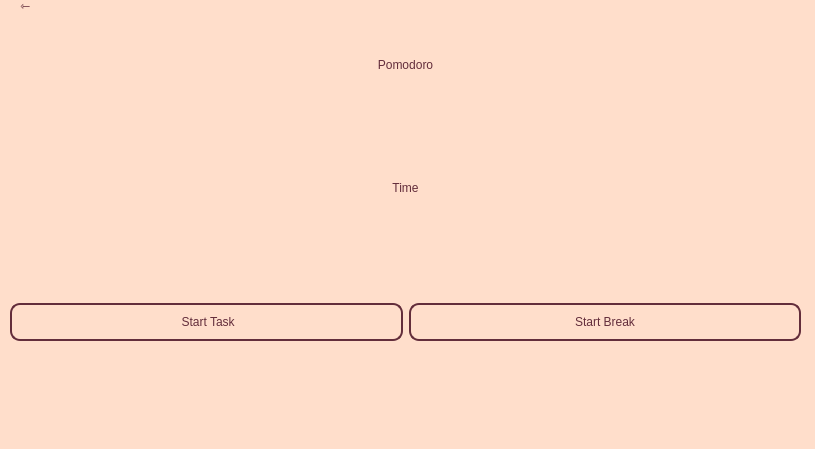
<?xml version="1.0" encoding="UTF-8"?>
<ui version="4.0">
 <class>pomodoro</class>
 <widget class="QMainWindow" name="pomodoro">
  <property name="geometry">
   <rect>
    <x>0</x>
    <y>0</y>
    <width>815</width>
    <height>449</height>
   </rect>
  </property>
  <property name="windowTitle">
   <string>pomodoro</string>
  </property>
  <property name="styleSheet">
   <string notr="true">background-color: rgb(255, 222, 203);</string>
  </property>
  <widget class="QWidget" name="centralwidget">
   <widget class="QWidget" name="layoutWidget">
    <property name="geometry">
     <rect>
      <x>10</x>
      <y>20</y>
      <width>791</width>
      <height>371</height>
     </rect>
    </property>
    <layout class="QGridLayout" name="pomodorogrid">
     <property name="topMargin">
      <number>38</number>
     </property>
     <property name="bottomMargin">
      <number>50</number>
     </property>
     <item row="0" column="0" colspan="2">
      <widget class="QLabel" name="label_pomodoro">
       <property name="sizePolicy">
        <sizepolicy hsizetype="Preferred" vsizetype="Preferred">
         <horstretch>0</horstretch>
         <verstretch>0</verstretch>
        </sizepolicy>
       </property>
       <property name="styleSheet">
        <string notr="true">QLabel{
	font: 25pt &quot;Copperplate Gothic Light&quot;;
	text-align: center;
	color: rgb(99, 45, 59);
}</string>
       </property>
       <property name="text">
        <string>Pomodoro</string>
       </property>
       <property name="alignment">
        <set>Qt::AlignCenter</set>
       </property>
      </widget>
     </item>
     <item row="1" column="0" colspan="2" alignment="Qt::AlignHCenter">
      <widget class="QLabel" name="label_time">
       <property name="sizePolicy">
        <sizepolicy hsizetype="Preferred" vsizetype="MinimumExpanding">
         <horstretch>0</horstretch>
         <verstretch>0</verstretch>
        </sizepolicy>
       </property>
       <property name="styleSheet">
        <string notr="true">QLabel{
font: 36pt &quot;High Tower Text&quot;;
	color: rgb(99, 45, 59);
}</string>
       </property>
       <property name="text">
        <string>Time</string>
       </property>
       <property name="alignment">
        <set>Qt::AlignCenter</set>
       </property>
       <property name="wordWrap">
        <bool>false</bool>
       </property>
      </widget>
     </item>
     <item row="2" column="1">
      <widget class="QPushButton" name="button_startbreak">
       <property name="styleSheet">
        <string notr="true">QPushButton{
	color: rgb(99, 45, 59);
	font: 16pt &quot;High Tower Text&quot;;
	background: transparent;
	border: 2px solid #632d3b;
	border-radius: 10px;
	padding: 10px 20px;
}
QPushButton:hover{
	background: rgba(255, 255, 255, 0.2)
}
QPushButton:pressed{
	background: rgba(255, 255, 255, 0.1)
}</string>
       </property>
       <property name="text">
        <string>Start Break</string>
       </property>
      </widget>
     </item>
     <item row="2" column="0">
      <widget class="QPushButton" name="button_taskstart">
       <property name="styleSheet">
        <string notr="true">QPushButton{
	color: rgb(99, 45, 59);
	font: 16pt &quot;High Tower Text&quot;;
	background: transparent;
	border: 2px solid #632d3b;
	border-radius: 10px;
	padding: 10px 20px;
}
QPushButton:hover{
	background: rgba(255, 255, 255, 0.2)
}
QPushButton:pressed{
	background: rgba(255, 255, 255, 0.1)
}</string>
       </property>
       <property name="text">
        <string> Start Task</string>
       </property>
      </widget>
     </item>
    </layout>
   </widget>
   <widget class="QPushButton" name="tochoice">
    <property name="geometry">
     <rect>
      <x>10</x>
      <y>-10</y>
      <width>31</width>
      <height>31</height>
     </rect>
    </property>
    <property name="styleSheet">
     <string notr="true">QPushButton{
font: 25pt &quot;High Tower Text&quot;;
color: #632d3b;
background: transparent;
border: none;
padding: 0px;
}
QPushButton:hover{
background: rgba(255, 255, 255, 0.2);
}
QPushButton:pressed{
background: rgba(255, 255, 255, 0.1);
}
	
</string>
    </property>
    <property name="text">
     <string>⇽</string>
    </property>
   </widget>
  </widget>
  <widget class="QMenuBar" name="menubar">
   <property name="geometry">
    <rect>
     <x>0</x>
     <y>0</y>
     <width>815</width>
     <height>20</height>
    </rect>
   </property>
  </widget>
  <widget class="QStatusBar" name="statusbar"/>
 </widget>
 <resources/>
 <connections/>
</ui>
